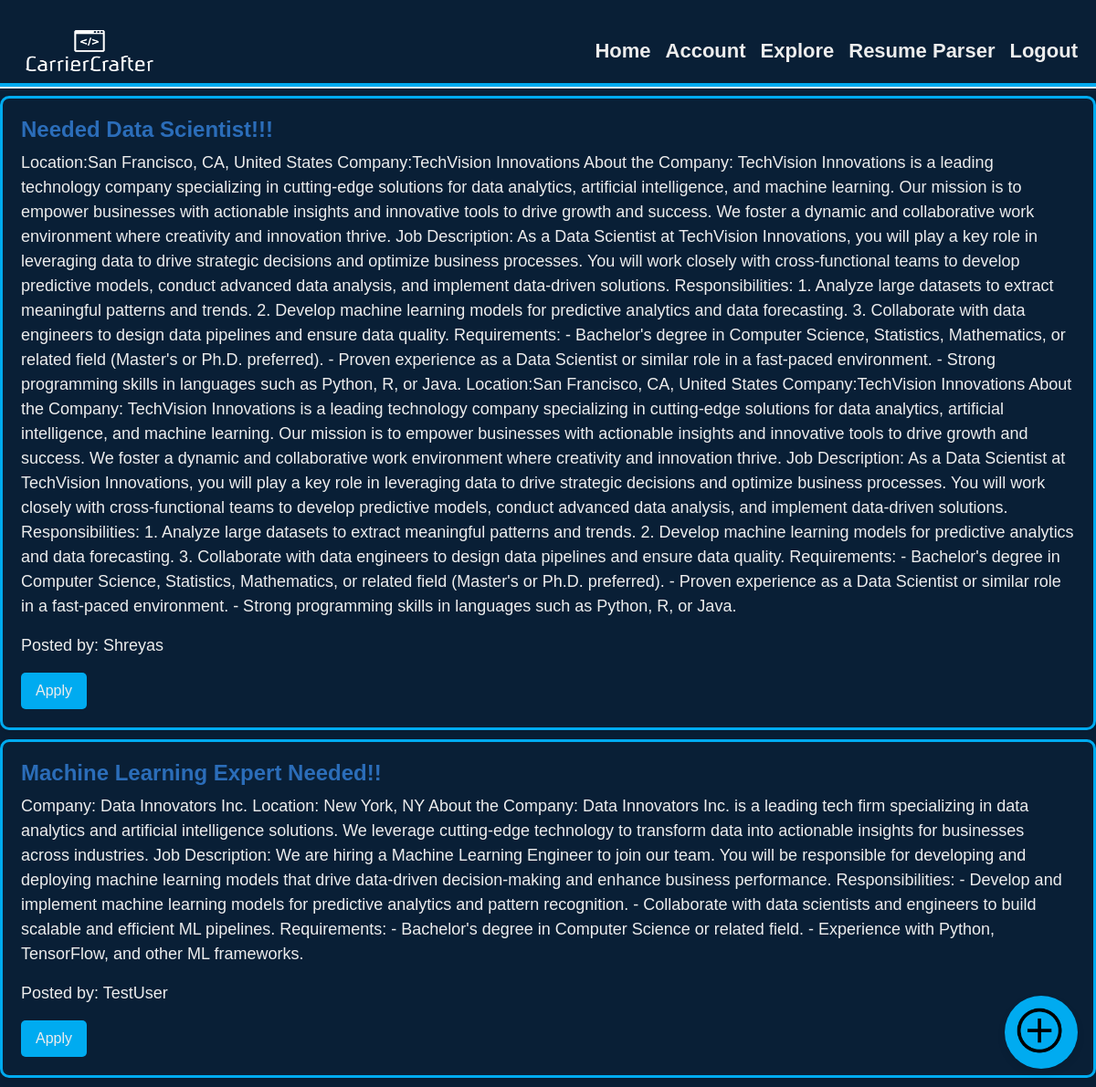
Before: /all_jobs with the older database file.
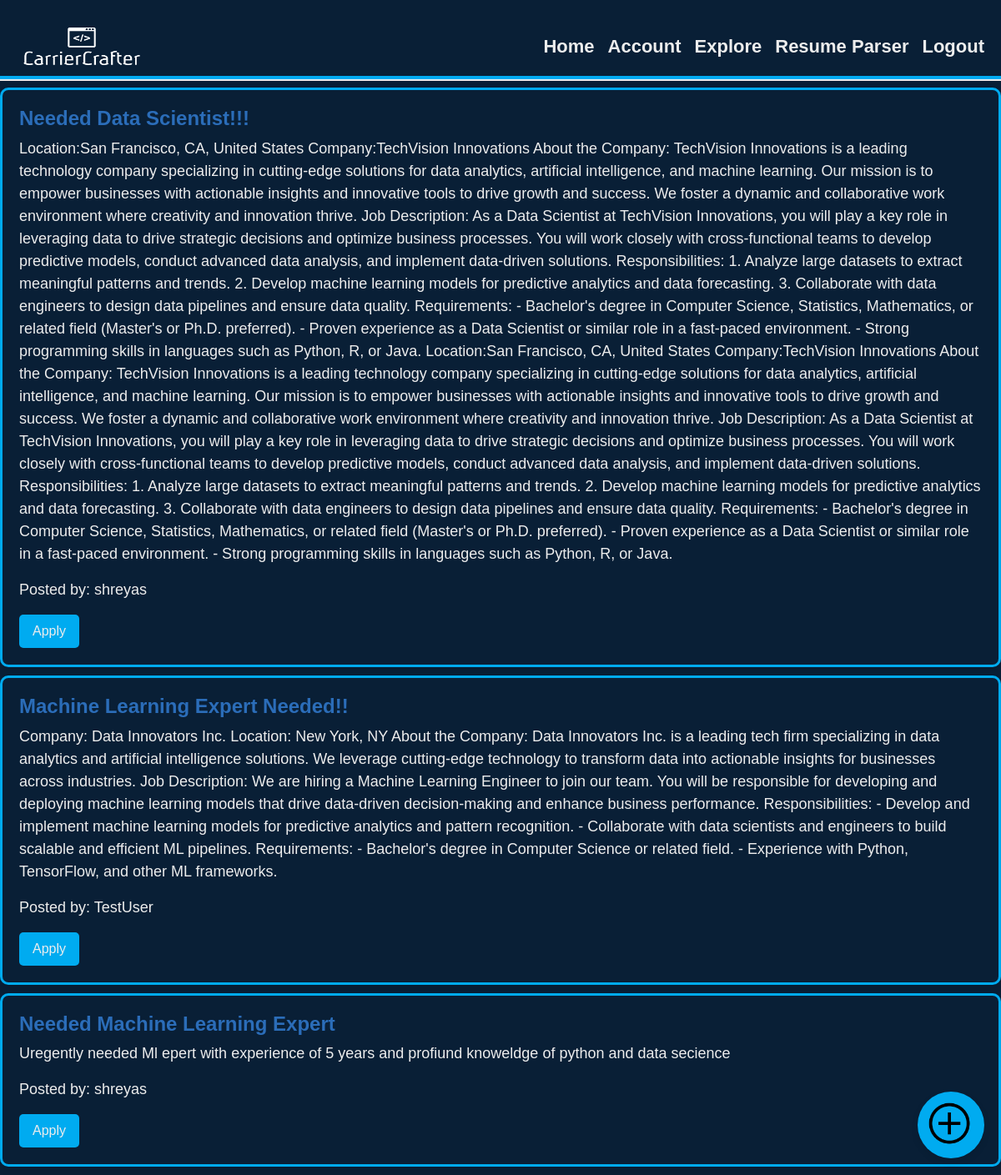
After: the same page with the newer database file.
### models.py (models this page shows, shortened)
class JobPost(db.Model):
    id = db.Column(db.Integer, primary_key=True)
    title = db.Column(db.String(100), nullable=False)
    description = db.Column(db.Text, nullable=False)
    date_posted = db.Column(db.DateTime, nullable=False, default=datetime.utcnow)
    author_id = db.Column(db.Integer, db.ForeignKey('user.id'), nullable=False)

class User(db.Model,UserMixin):
    id=db.Column(db.Integer,primary_key=True)
    username=db.Column(db.String(20),unique=True,nullable=False)
    email=db.Column(db.String(120),unique=True,nullable=False)
    image_file=db.Column(db.String(20),nullable=False,default='default.png')
    password=db.Column(db.String(60),nullable=False)
    job_posts = db.relationship('JobPost', backref='author', lazy=True)

### routes.py (the view)
@app.route('/all_jobs')
def all_jobs():
    job_posts = JobPost.query.all()
    return render_template('all_jobs.html', job_posts=job_posts)

### templates/all_jobs.html (shortened to what this page needs)
<!DOCTYPE html>
<html lang="en">
    <head>
        <link rel="stylesheet" href="https://cdnjs.cloudflare.com/ajax/libs/font-awesome/5.15.3/css/all.min.css">
        <link rel="stylesheet" href="https://cdn.jsdelivr.net/npm/bootstrap@5.2.3/dist/css/bootstrap.min.css">
        <link rel="stylesheet" href="https://cdn.jsdelivr.net/npm/bootstrap@5.2.3/dist/css/bootstrap.rtl.min.css">
        <link rel="stylesheet" href="{{url_for('static',filename='style4.css')}}">
    </head>
<body>
    <nav class="navbar navbar-expand-lg navbar-light ">
        <div class="container-fluid">
            <a class="navbar-brand " href="#"><img src="/static/logo.png" alt="Logo" height="45" width="140"></a>
            <div class="collapse navbar-collapse justify-content-end" id="navbarNav">
                <ul class="navbar-nav">
                    <li class="nav-item">
                        <b><a class="nav-link links" href="{{url_for('home')}}">Home</a></b>
                    </li>
                    <li class="nav-item">
                        <b><a class="nav-link links" href="{{url_for('account')}}">Account</a></b>
                    </li>
                    <li class="nav-item">
                        <b><a class="nav-link links" href="{{url_for('all_jobs')}}">Explore</a></b>
                    </li>
                    <li class="nav-item">
                        <b><a class="nav-link links" href="https://dummyrpbycc.streamlit.app/">Resume Parser</a></b>
                    </li>
                    <li class="nav-item">
                        <b><a class="nav-link links" href="{{url_for('login')}}">Logout</a></b>
                    </li>
                </ul>
            </div>
        </div>
    </nav>
    {% for job_post in job_posts %}
        <div class="job-post">
            <h3>{{ job_post.title }}</h3>
            <p>{{ job_post.description }}</p>
            <p>Posted by: {{ job_post.author.username }}</p>
            <form action="{{ url_for('apply_job', job_id=job_post.id) }}" method="POST">
                <button type="submit">Apply</button>
            </form>
        </div>
    {% endfor %}
    <div class="fixed-button" id="post-job-btn">
        <img src="{{url_for('static', filename='plus1.png')}}" alt="Plus Icon" class="plus-icon">
    </div>
</body>
</html>

### static/style4.css (style rules this page uses)
:root { --bg-color:#0f2862; --backup-color:#091f36; --text-color:#ededed; --main1-color:#00abf0; --main2-color:#2b6db9; }
body { background-color: var(--backup-color); color:var(--text-color); margin:0; font-family:Kreon,Arial; padding-top:20px; }
ul li { font-size:22px; }
nav { border-bottom: 4px solid var(--main1-color); box-shadow:0 2px 0px var(--text-color) ; }
ul li a { cursor: pointer; color:var(--text-color); }
.links { color: #ededed; }
.job-post { background-color: var(--backup-color); color: var(--text-color); padding: 20px; margin: 10px 0; border-radius: 10px; box-shadow: 0 4px 8px rgba(0, 0, 0, 0.1); border: 3px solid var(--main1-color); }
.job-post h3 { font-weight: bold; color:var(--main2-color); }
.job-post h3 { font-size: 24px; font-weight: bold; }
.job-post p { font-size: 18px; }
.job-post button { background-color: var(--main1-color); color: var(--text-color); border: none; padding: 8px 16px; border-radius: 5px; cursor: pointer; }
.fixed-button { position: fixed; bottom: 20px; right: 20px; background-color: var(--main1-color); border-radius: 50%; width: 80px; height: 80px; display: flex; justify-content: center; align-items: center; box-shadow: 0 4px 8px rgba(0, 0, 0, 0.1); cursor: pointer; z-index: 1000; }
.plus-icon { width: 60px; height: 60px; color: var(--text-color); }

Changed rows visible on the page:
changed through a linked row, JobPost "Needed Data Scientist!!!": author.username "Shreyas" → "shreyas"
added JobPost: title "Needed Machine Learning Expert", description "Uregently needed Ml epert with experience of 5 years and profiund knoweldge of python and data secience", author.username "shreyas"
